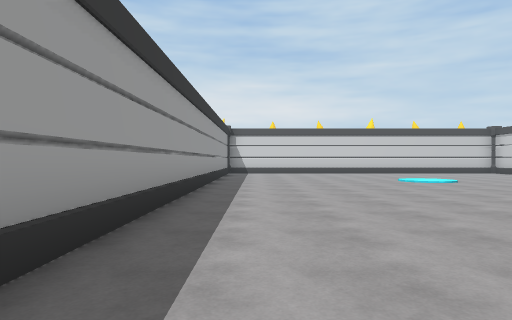
View 1 (above)

16 first-person views from a walk through a Unity game level. The camera is 1.2 m above the floor, looks level and sees 75° across. The floor is counted in squares, 2 m on a side. Each view is taken from the middle of a square. On the plan, view 1 faces up. The plan holds only what a view shows up to about 10 squares ahead; the rest is blank. The place goes on beyond the plan.

View 2
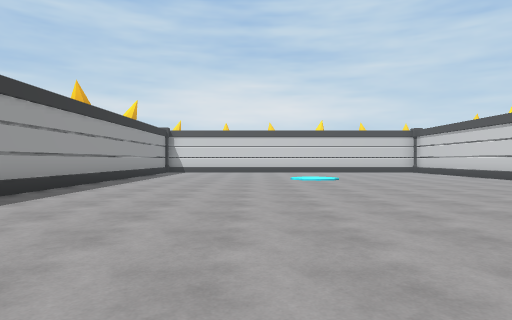

View 3
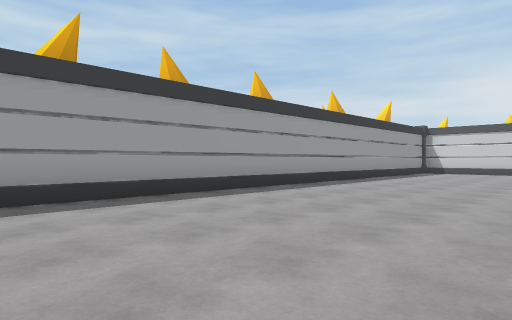

View 4
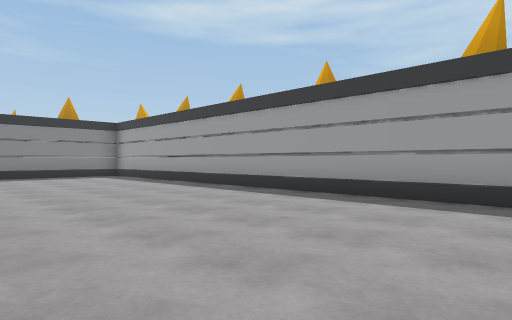

View 5
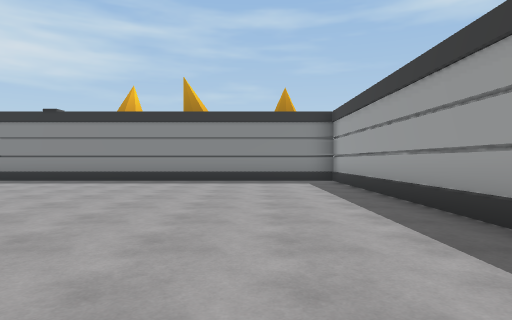

View 6
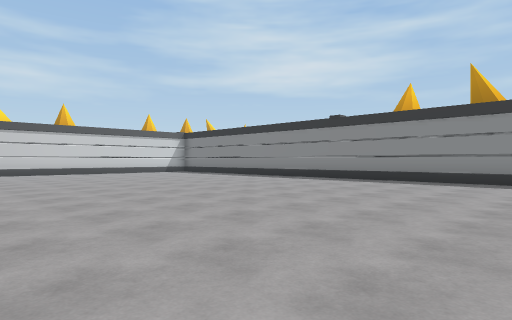

View 7
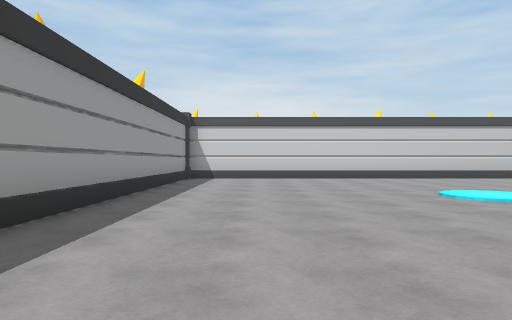

View 8
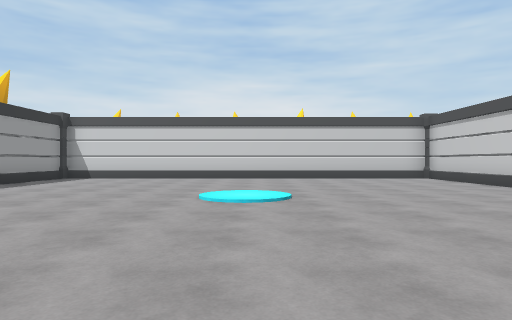

View 9
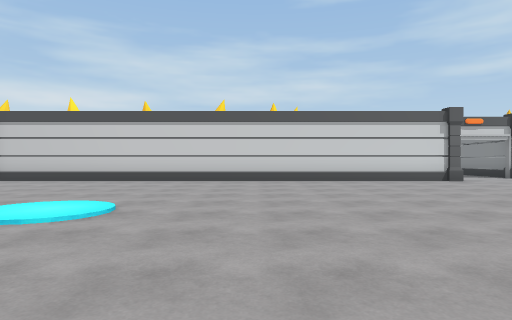

View 10
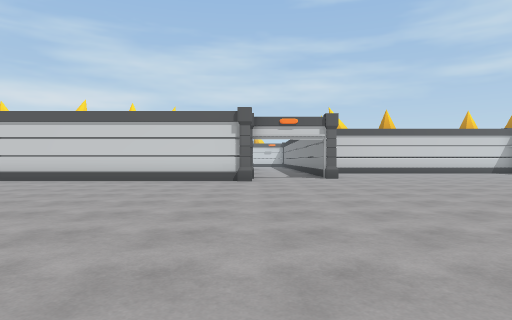

View 11
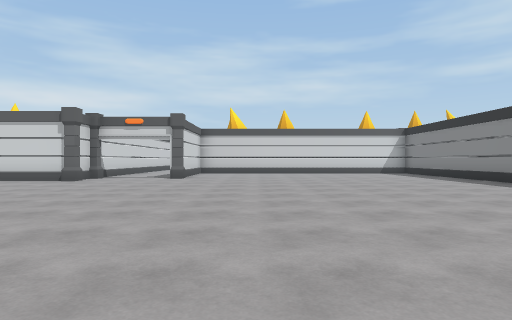

View 12
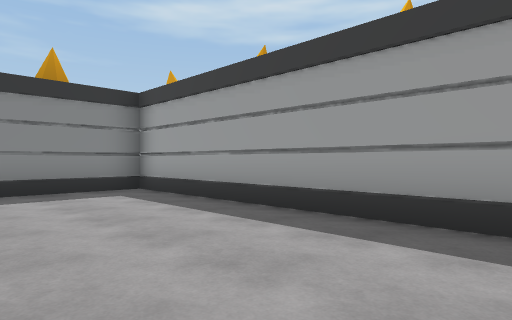

View 13
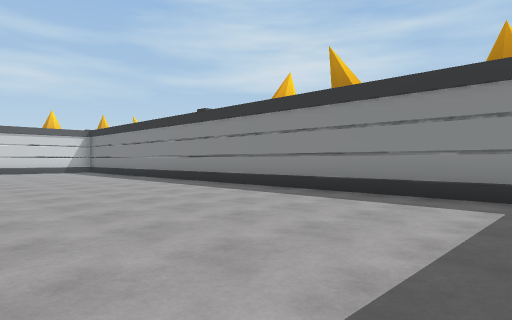

View 14
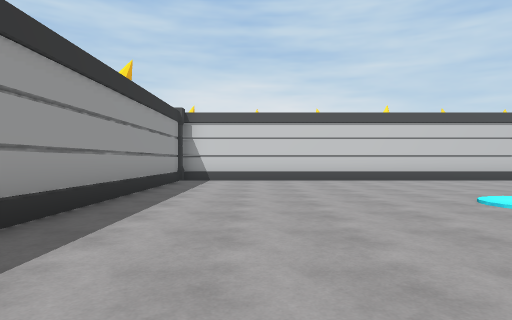

View 15
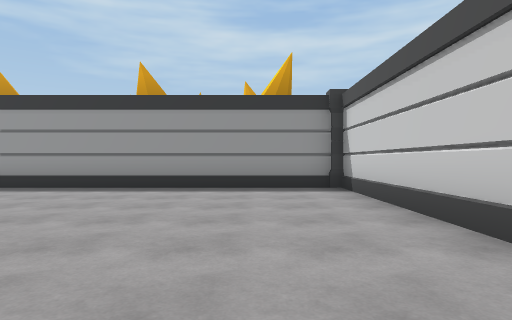

View 16
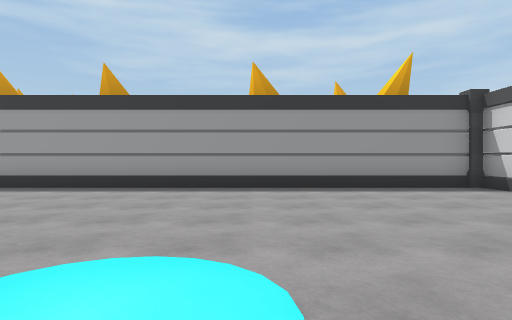

### Floor plan
Key: @ floor where view 1 was taken; # wall or solid block; . floor; / step, stairs or slope; O other object.
Columns run from 4 left of view 1 to 11 right of it. Each row starts with its distance up from view 1.
 15    O##########
 14  OO/...........#
 13  OO/...........#
 12   #/...........#
 11  OO/...........#
 10  OO/...........#
  9   #/...........#
  8   #/...........#
  7  OO/...........#
  6  OO/...........#
  5   #/...........#
  4  OO/...........#
  3  OO/...........#
  2   #/...........#
  1  OO/...........O
  0  OO/@...........
 -1   #/............
 -2  OO/............
 -3  OO/............
 -4   #/............
 -5   #/............
 -6  OO/............
 -7   #/............
 -8   #/............
 -9  OO/............
-10   #/............
-11  O.########O####
-12 OOOOOOOOOOO
-13     O

Where each view was taken, in squares from view 1:
view 1: 0 up, 0 right, facing up
view 2: 1 down, 3 right, facing up
view 3: 1 down, 4 right, facing up-left
view 4: 2 up, 4 right, facing down-left
view 5: 1 down, 1 right, facing down
view 6: 1 down, 1 right, facing down-right
view 7: 4 up, 1 right, facing up
view 8: 4 up, 5 right, facing up
view 9: 7 up, 1 right, facing right
view 10: 1 up, 1 right, facing right
view 11: 4 down, 1 right, facing right
view 12: 4 down, 2 right, facing down-left
view 13: 5 down, 1 left, facing down-right
view 14: 5 up, 1 right, facing up
view 15: 13 up, 6 right, facing left
view 16: 10 up, 6 right, facing left
